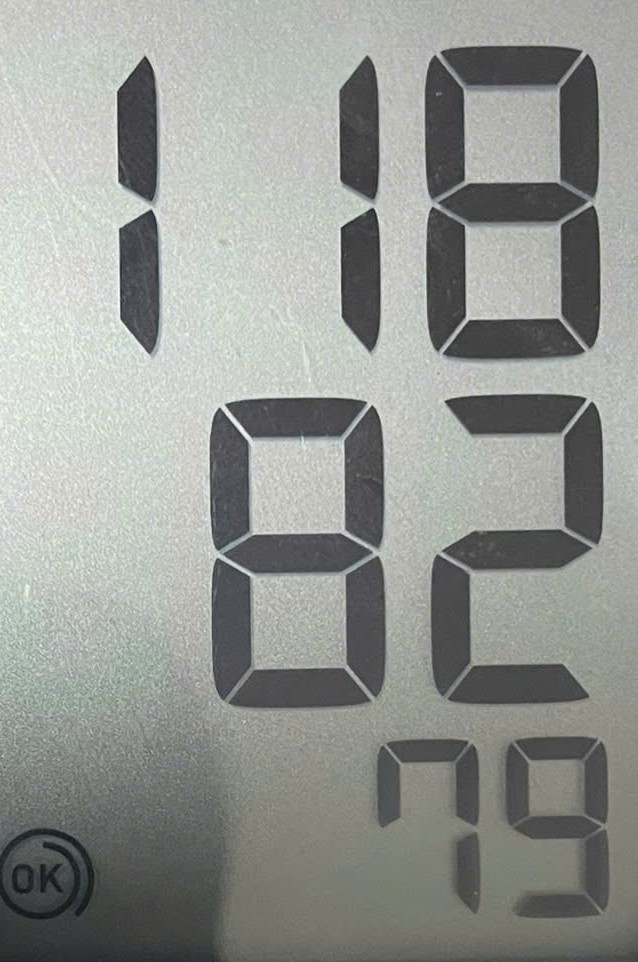
#> input picture PROJECT_Y_TE/ESP32_CAM_AI/anh7doan2.jpg, 638 x 962 px, found by its file name
$ python cam-to-text.py
#> lines starting #> are read from the running program, lines starting #| are printed output that depends on the picture; after the words box and inside, x2 and y2 are one past the last pixel; in counts of white or black regions, pixels touching at a corner belong together
import cv2
import numpy as np
from collections import OrderedDict

# Định nghĩa các đoạn LED (7 segments)
SEGMENTS = {
    (1, 1, 1, 0, 1, 1, 1): 0,
    (0, 0, 1, 0, 0, 1, 0): 1,
    (1, 0, 1, 1, 1, 0, 1): 2,
    (1, 0, 1, 1, 0, 1, 1): 3,
    (0, 1, 1, 1, 0, 1, 0): 4,
    (1, 1, 0, 1, 0, 1, 1): 5,
    (1, 1, 0, 1, 1, 1, 1): 6,
    (1, 1, 1, 0, 0, 1, 0): 7,
    (1, 1, 1, 1, 1, 1, 1): 8,
    (1, 1, 1, 1, 0, 1, 1): 9
}
def resize_image(img, target_width=93, target_height=124):
    """Resize ảnh về kích thước mục tiêu"""
    height, width = img.shape[:2]
    print(f"Kích thước ảnh gốc: {width}x{height} pixels")

    img_resized = cv2.resize(img, (target_width, target_height))
    print(f"Kích thước ảnh sau resize: {target_width}x{target_height} pixels")

    return img_resized
def preprocess_image(image_path):
    """Tiền xử lý ảnh"""
    img = cv2.imread(image_path)
    if img is None:
        raise ValueError("Không thể đọc ảnh")
        # In kích thước ảnh
    height, width = img.shape[:2]
    print(f"Kích thước ảnh: {width}x{height} pixels")
        # Resize ảnh về kích thước 93x124
    img = resize_image(img, target_width=93, target_height=124)
    # Chuyển sang grayscale
    gray = cv2.cvtColor(img, cv2.COLOR_BGR2GRAY)

    # Làm mờ để giảm nhiễu
    blurred = cv2.GaussianBlur(gray, (5, 5), 0)

    # Threshold để tách số ra khỏi nền
    thresh = cv2.adaptiveThreshold(
    blurred, 255,
    cv2.ADAPTIVE_THRESH_GAUSSIAN_C,
    cv2.THRESH_BINARY_INV,
    31,   # blockSize (phải lẻ): 21/31/41...
    5     # C: 2..10 tùy ảnh
)
    return img, thresh

def find_digit_contours(thresh):
    """Tìm các contour của chữ số"""
    contours, _ = cv2.findContours(thresh, cv2.RETR_EXTERNAL, cv2.CHAIN_APPROX_SIMPLE)

    # Lọc contour theo kích thước
    digit_contours = []
    for contour in contours:
        x, y, w, h = cv2.boundingRect(contour)
        area = cv2.contourArea(contour)

        # Lọc các vùng quá nhỏ hoặc quá lớn
        # Giảm ngưỡng width để bắt được số 1 (rất mỏng)
        # Kiểm tra cả diện tích để loại bỏ nhiễu
        if 15 < h < 200 and 5 < w < 100 and area > 100:
            digit_contours.append(contour)

    return digit_contours

def group_contours_by_row(contours, row_threshold=30):
    """
    Nhóm các contour theo hàng dựa trên tọa độ Y

    Args:
        contours: Danh sách contours
        row_threshold: Ngưỡng khoảng cách Y để coi là cùng hàng

    Returns:
        List of lists, mỗi list chứa các contour của một hàng
    """
    if not contours:
        return []

    # Lấy tọa độ y của mỗi contour
    contour_data = []
    for contour in contours:
        x, y, w, h = cv2.boundingRect(contour)
        contour_data.append({
            'contour': contour,
            'x': x,
            'y': y,
            'w': w,
            'h': h,
            'center_y': y + h // 2
        })

    # Sắp xếp theo Y
    contour_data.sort(key=lambda c: c['center_y'])

    # Nhóm thành các hàng
    rows = []
    current_row = [contour_data[0]]

    for i in range(1, len(contour_data)):
        # Nếu khoảng cách Y nhỏ hơn ngưỡng, cùng hàng
        if abs(contour_data[i]['center_y'] - current_row[0]['center_y']) < row_threshold:
            current_row.append(contour_data[i])
        else:
            # Sắp xếp các chữ số trong hàng từ trái sang phải
            current_row.sort(key=lambda c: c['x'])
            rows.append(current_row)
            current_row = [contour_data[i]]

    # Thêm hàng cuối cùng
    if current_row:
        current_row.sort(key=lambda c: c['x'])
        rows.append(current_row)

    return rows

def extract_segments(roi):
    """Trích xuất trạng thái 7 đoạn LED"""
    h, w = roi.shape

    # Định nghĩa vị trí các đoạn (tỷ lệ %)
    segments = OrderedDict([
        ("top", [(0.25, 0.05), (0.75, 0.2)]),
        ("top_left", [(0.05, 0.2), (0.25, 0.5)]),
        ("top_right", [(0.75, 0.2), (0.95, 0.5)]),
        ("middle", [(0.25, 0.45), (0.75, 0.55)]),
        ("bottom_left", [(0.05, 0.5), (0.25, 0.8)]),
        ("bottom_right", [(0.75, 0.5), (0.95, 0.8)]),
        ("bottom", [(0.25, 0.8), (0.75, 0.95)])
    ])

    segment_states = []

    for seg_name, ((x1_pct, y1_pct), (x2_pct, y2_pct)) in segments.items():
        # Chuyển % sang pixel
        x1 = int(w * x1_pct)
        y1 = int(h * y1_pct)
        x2 = int(w * x2_pct)
        y2 = int(h * y2_pct)

        # Lấy vùng đoạn
        segment_roi = roi[y1:y2, x1:x2]

        # Đếm số pixel trắng (sáng)
        white_pixels = cv2.countNonZero(segment_roi)
        total_pixels = segment_roi.size

        # Ngưỡng khác nhau cho từng segment
        # Với số 1 rất mỏng, cần ngưỡng cao hơn cho các segment ngang
        if seg_name in ["top", "middle", "bottom"]:
            threshold = 0.6  # Ngưỡng cao hơn cho segment ngang
        else:
            threshold = 0.5  # Ngưỡng thấp hơn cho segment dọc

        is_on = (white_pixels / float(total_pixels)) > threshold
        segment_states.append(1 if is_on else 0)

    return tuple(segment_states)

def recognize_digit(segments, roi=None):
    """Nhận diện chữ số từ trạng thái 7 đoạn + rule đặc biệt cho số 1"""

    # ---- RULE ĐẶC BIỆT CHO SỐ 1 (cách 3) ----
    # Nếu ROI rất hẹp → gần như chắc chắn là số 1
    if roi is not None:
        h, w = roi.shape
        if h / float(w) > 3.5:     # tỷ lệ cao / rộng rất lớn là số 1
            return 1
    # -----------------------------------------

    # Nếu pattern khớp 100% thì dùng trực tiếp
    if segments in SEGMENTS:
        return SEGMENTS[segments]

    # [11 lines of commented-out code are left out]
    return None

def read_seven_segment_display(image_path, debug=False):
    """
    Đọc số từ màn hình LED 7 đoạn theo từng dòng

    Args:
        image_path: Đường dẫn đến ảnh
        debug: Hiển thị ảnh debug hay không

    Returns:
        List chứa các số từng dòng
    """
    # Tiền xử lý
    img, thresh = preprocess_image(image_path)
#> in preprocess_image, img is the input picture: shape (962, 638, 3); mean B, G, R 146.8, 151.4, 148.2
#| Kích thước ảnh: 638x962 pixels
#| Kích thước ảnh gốc: 638x962 pixels
#> in resize_image, `img_resized = cv2.resize(img, (target_width, target_height))`:
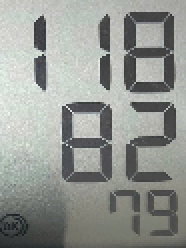
#> img_resized: shape (124, 93, 3) (shown 2 times larger); mean B, G, R 146.7, 151.3, 148.1
#> in preprocess_image, `blurred = cv2.GaussianBlur(gray, (5, 5), 0)`:
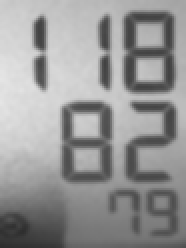
#> blurred: shape (124, 93) (shown 2 times larger); min 46, max 229, mean 149.9
#> in preprocess_image, `thresh = cv2.adaptiveThreshold( blurred, 255, cv2.ADAPTIVE_THRESH_GAUS..`:
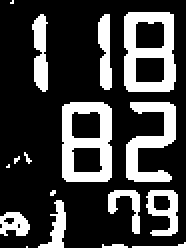
#> thresh: shape (124, 93) (shown 2 times larger); 25.2% white; 17 white regions (6 under 20 px)

    # Tìm các chữ số
    digit_contours = find_digit_contours(thresh)
#> in find_digit_contours, `contours, _ = cv2.findContours(thresh, cv2.RETR_EXTERNAL, cv2.CHAIN_AP..`: contours = 17 contours, 8 with area under 20; largest, box (x1, y1, x2, y2) and area: (62, 6, 88, 46) 929, (31, 51, 56, 91) 918, (63, 51, 88, 91) 402, (73, 95, 89, 118) 215, (16, 7, 24, 46) 180
#> the loop in find_digit_contours, `for contour in contours:` made 17 passes
#> (x, y, w, h, area) on passes 4, 5, 6, 7, 12, 13, 14, 15, 16: (0, 106, 15, 12, 113.5), (19, 100, 14, 24, 110), (73, 95, 16, 23, 215), (54, 95, 16, 22, 107.5), (63, 51, 25, 40, 401.5), (31, 51, 25, 40, 917.5), (49, 7, 7, 38, 156), (16, 7, 8, 39, 180), (62, 6, 26, 40, 929)
#> after the loop in find_digit_contours, `for contour in contours:`: digit_contours = 8 contours; box (x1, y1, x2, y2) and area: (62, 6, 88, 46) 929, (31, 51, 56, 91) 918, (63, 51, 88, 91) 402, (73, 95, 89, 118) 215, (16, 7, 24, 46) 180, (49, 7, 56, 45) 156, (19, 100, 33, 124) 110, (54, 95, 70, 117) 108

    # Nhóm theo hàng
    rows = group_contours_by_row(digit_contours)
#> the loop in group_contours_by_row, `for contour in contours:` made 8 passes
#> (x, y, w, h) on passes 1 to 8: (19, 100, 14, 24), (73, 95, 16, 23), (54, 95, 16, 22), (63, 51, 25, 40), (31, 51, 25, 40), (49, 7, 7, 38), (16, 7, 8, 39), (62, 6, 26, 40)
#> after the loop in group_contours_by_row, `for contour in contours:`: contour_data = 8 items
#> the loop in group_contours_by_row, `for i in range(1, len(contour_data)):` made 7 passes
#> after the loop in group_contours_by_row, `for i in range(1, len(contour_data)):`: rows = 2 items
#> rows = 3 items

    result = []

    for row_idx, row in enumerate(rows):
        digits = []

        for contour_data in row:
            x = contour_data['x']
            y = contour_data['y']
            w = contour_data['w']
            h = contour_data['h']

            # Lấy vùng chứa chữ số
            roi = thresh[y:y+h, x:x+w]

            # --- FIX SỐ 1 BỊ THÀNH SỐ 8 ---
            # Nếu chữ số quá mỏng (w nhỏ so với h) → chắc chắn là số 1
            ratio = h / float(w)
            if ratio > 3.2:  # số 1 rất mỏng, tỉ lệ cao
                # Cắt sát hơn 2 bên để không ăn vào segment ngang khi resize
                pad = int(w * 0.25)   # lấy 25% mỗi bên
                x1 = pad
                x2 = w - pad
                roi = roi[:, x1:x2]   # chỉ cắt chiều ngang
            # --------------------------------

            # Resize để chuẩn hóa
            roi = cv2.resize(roi, (57, 88))


            # Trích xuất trạng thái các đoạn
            segments = extract_segments(roi)

            # Nhận diện chữ số
            digit = recognize_digit(segments, roi=roi)

            if digit is not None:
                digits.append(str(digit))

                if debug:
                    # Vẽ khung và số nhận dạng được
                    cv2.rectangle(img, (x, y), (x+w, y+h), (0, 255, 0), 2)
                    cv2.putText(img, str(digit), (x-20, y+20),
                               cv2.FONT_HERSHEY_SIMPLEX, 0.9, (0, 255, 0), 2)
                    # # Vẽ số thứ tự hàng
                    # cv2.putText(img, f"Row {row_idx+1}", (x-50, y+h//2),
                    #            cv2.FONT_HERSHEY_SIMPLEX, 0.5, (255, 0, 0), 2)

        if digits:
            result.append(''.join(digits))
#> this loop made 3 passes
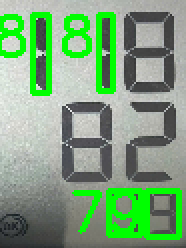
#> img: shape (124, 93, 3) (shown 2 times larger); 13.76% of pixels changed, all inside (x1, y1, x2, y2) = (0, 6, 91, 120)
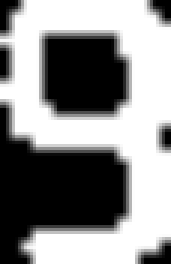
#> roi: shape (88, 57) (shown 3 times larger); min 0, max 255, mean 141.4
#> after the loop, result = ['88', '79']

    if debug:
        cv2.imshow("Original", img)
        cv2.imshow("Threshold", thresh)
        cv2.waitKey(0)
        cv2.destroyAllWindows()

    return result

# Sử dụng
if __name__ == "__main__":
    image_path = "anh7doan2.jpg"

    # Đọc số theo từng dòng
    numbers = read_seven_segment_display(image_path, debug=True)
#> numbers = ['88', '79']

    print("Các số đọc được:")
    for i, number in enumerate(numbers, 1):
        print(f"Dòng {i}: {number}")
#> this loop made 2 passes
#> (i, number) on passes 1 to 2: (1, '88'), (2, '79')
#| Dòng 1: 88
#| Dòng 2: 79

    # Hoặc in theo format khác
    print("\nKết quả:", numbers)
#| Kết quả: ['88', '79']

$ run again, with PROJECT_Y_TE/ESP32_CAM_AI/anh7doan1.jpg copied over PROJECT_Y_TE/ESP32_CAM_AI/anh7doan2.jpg
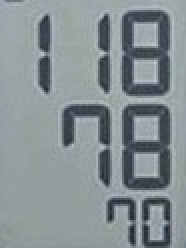
#> input picture PROJECT_Y_TE/ESP32_CAM_AI/anh7doan1.jpg, 93 x 124 px, found by its file name (shown 2 times larger)
#> in preprocess_image, img is the input picture: shape (124, 93, 3); mean B, G, R 147.1, 144.1, 133.4
#| Kích thước ảnh: 93x124 pixels
#| Kích thước ảnh gốc: 93x124 pixels
#> in preprocess_image, `thresh = cv2.adaptiveThreshold( blurred, 255, cv2.ADAPTIVE_THRESH_GAUS..`:
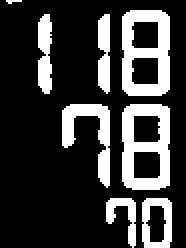
#> thresh: shape (124, 93) (shown 2 times larger); 22.5% white; 8 white regions (1 under 20 px)
#> contours = 8 contours, 1 with area under 20; largest, box (x1, y1, x2, y2) and area: (61, 5, 85, 48) 938, (61, 52, 85, 95) 934, (31, 52, 55, 94) 331, (71, 99, 86, 124) 326, (19, 7, 26, 47) 188, (49, 7, 55, 47) 166, (53, 99, 68, 124) 124
#> the loop in find_digit_contours, `for contour in contours:` made 8 passes
#> (x, y, w, h, area) on passes 1 to 7: (71, 99, 15, 25, 326), (53, 99, 15, 25, 124), (61, 52, 24, 43, 934), (31, 52, 24, 42, 331), (49, 7, 6, 40, 165.5), (19, 7, 7, 40, 188.5), (61, 5, 24, 43, 938)
#> after the loop in find_digit_contours, `for contour in contours:`: digit_contours = 7 contours; box (x1, y1, x2, y2) and area: (61, 5, 85, 48) 938, (61, 52, 85, 95) 934, (31, 52, 55, 94) 331, (71, 99, 86, 124) 326, (19, 7, 26, 47) 188, (49, 7, 55, 47) 166, (53, 99, 68, 124) 124
#> the loop in group_contours_by_row, `for contour in contours:` made 7 passes
#> (x, y, w, h) on passes 1 to 7: (71, 99, 15, 25), (53, 99, 15, 25), (61, 52, 24, 43), (31, 52, 24, 42), (49, 7, 6, 40), (19, 7, 7, 40), (61, 5, 24, 43)
#> after the loop in group_contours_by_row, `for contour in contours:`: contour_data = 7 items
#> the loop in group_contours_by_row, `for i in range(1, len(contour_data)):` made 6 passes
#> after the loop in group_contours_by_row, `for i in range(1, len(contour_data)):`: rows = 2 items
#> in read_seven_segment_display, `rows = group_contours_by_row(digit_contours)`: rows = 3 items
#> the loop in read_seven_segment_display, `for row_idx, row in enumerate(rows):` made 3 passes
#> after the loop in read_seven_segment_display, `for row_idx, row in enumerate(rows):`:
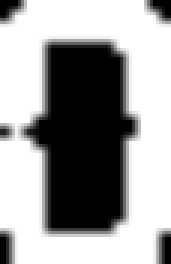
#> roi: shape (88, 57) (shown 3 times larger); min 0, max 255, mean 157.8
#> after the loop in read_seven_segment_display, `for row_idx, row in enumerate(rows):`: result = ['888', '78', '70']
#> the loop `for i, number in enumerate(numbers, 1):` made 3 passes
#> number on passes 1 to 3: '888', '78', '70'
#> (printed output is left out)
#| Kết quả: ['888', '78', '70']
